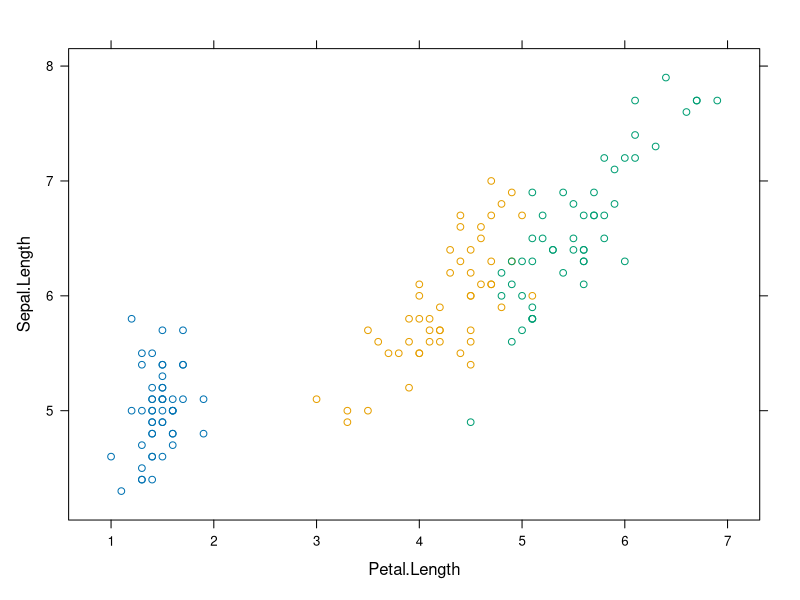
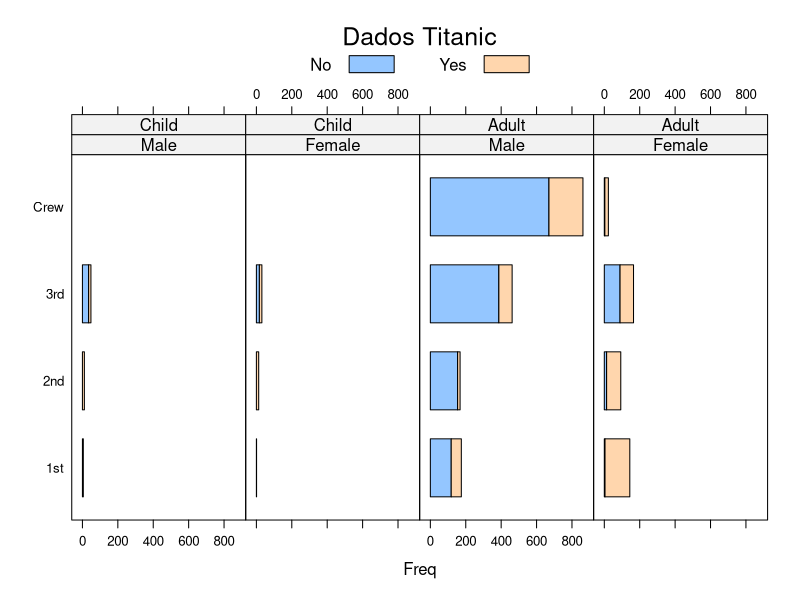
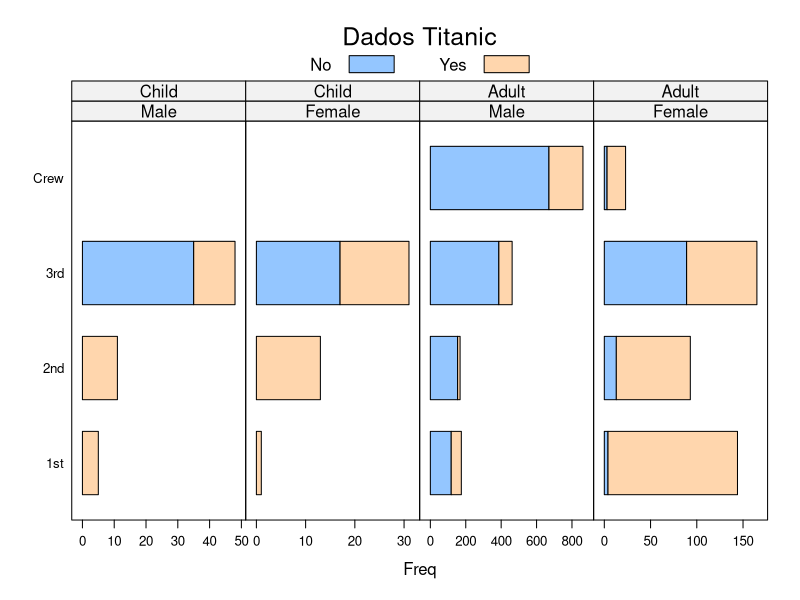
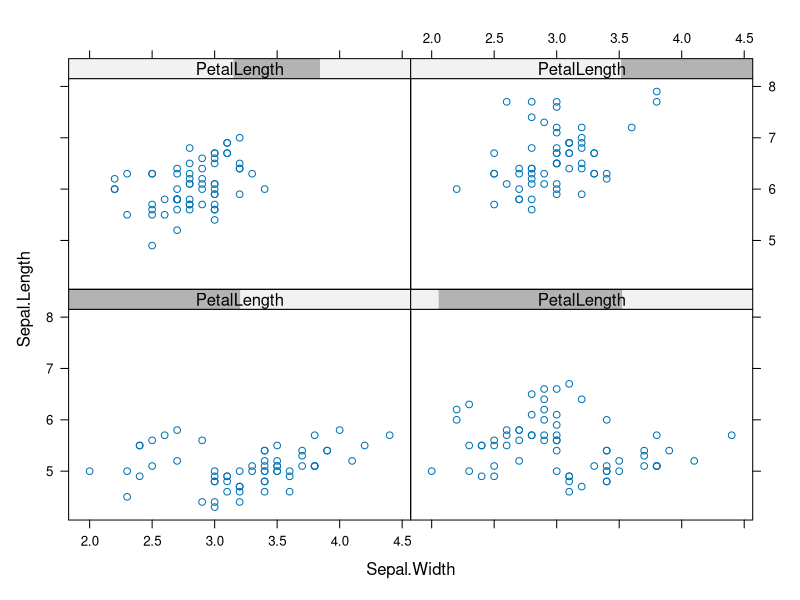
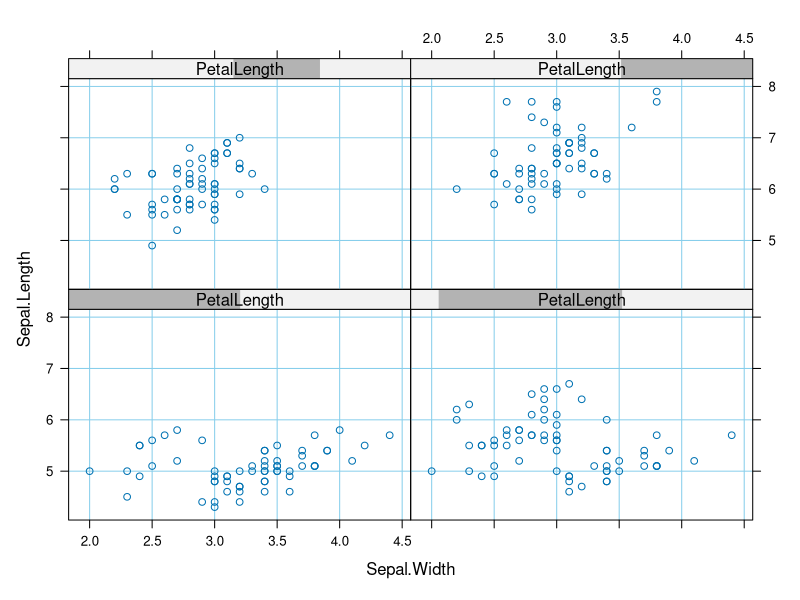
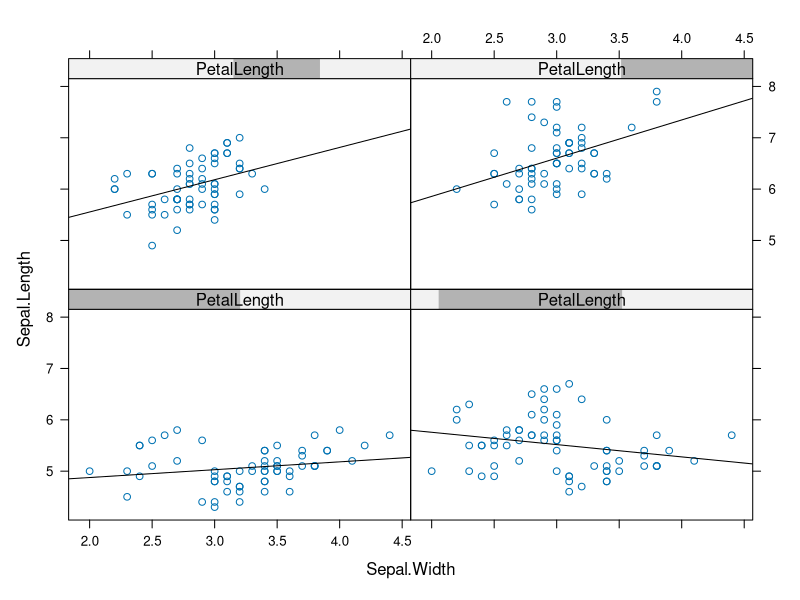
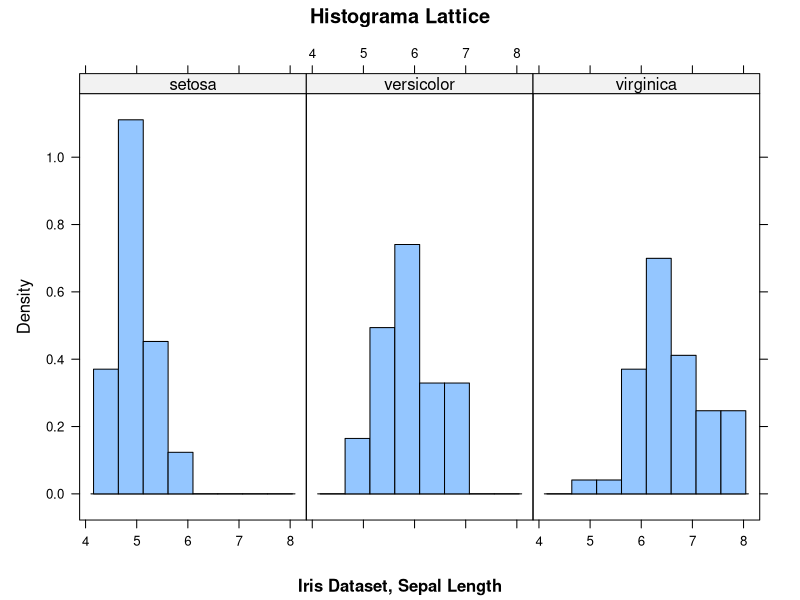
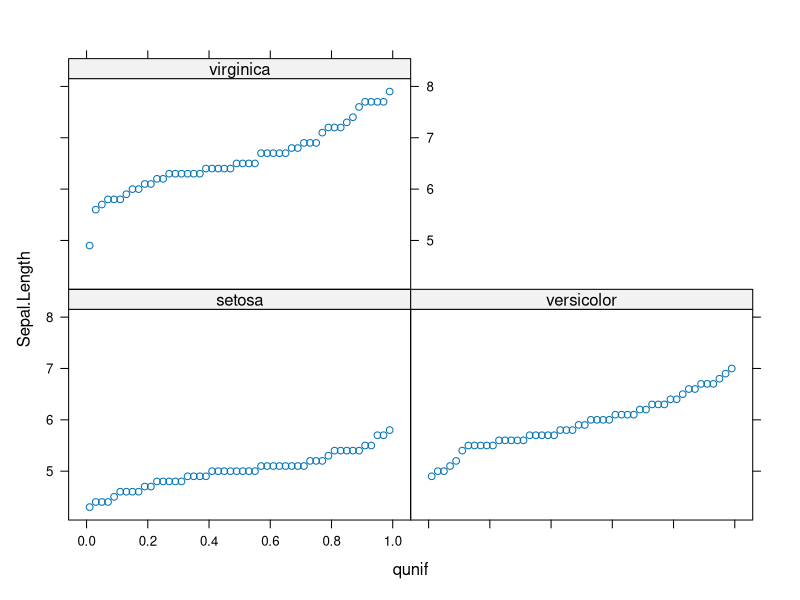

Reproduce these figures in R, in order.
## ---- chunk 1
# Instalar e carregar o pacote
# install.packages('lattice')
library(lattice)
## ---- chunk 2
# ScatterPlot com Lattice (dataset iris)
# fç xyplot
xyplot(data = iris, groups = Species, Sepal.Length ~ Petal.Length)
## ---- chunk 3
# BarPlots com dataset Titanic (dataset da ling R)

# fç usada é o barchart
barchart(Class ~ Freq | Sex + Age, data = as.data.frame(Titanic),
         groups = Survived, stack = T, layout = c(4, 1),
         auto.key = list(title = "Dados Titanic", columns = 2))

barchart(Class ~ Freq | Sex + Age, data = as.data.frame(Titanic),
         groups = Survived, stack = T, layout = c(4, 1),
         auto.key = list(title = "Dados Titanic", columns = 2),
         scales = list(x = "free"))
## ---- chunk 4
# Contagem de elementos
# Dataset iris 
PetalLength <- equal.count(iris$Petal.Length, 4)
PetalLength
## ---- chunk 5
# ScatterPlots 
xyplot(Sepal.Length~Sepal.Width | PetalLength, data = iris)
# relação de duas variaveis com outra (uma) variável
## ---- chunk 6
xyplot(Sepal.Length~Sepal.Width | PetalLength, data = iris,
       panel = function(...) {
         panel.grid(h = -1, v = -1, col.line = "skyblue")
         panel.xyplot(...)})

## ---- chunk 7
# add lm
xyplot(Sepal.Length~Sepal.Width | PetalLength, data = iris,
       panel = function(x,y,...) {
         panel.xyplot(x,y,...)
         mylm <- lm(y~x)
         panel.abline(mylm)})
# lm modelo de regressão(preditivo)
## ---- chunk 8
# Histograma das 3 distrib.
histogram(~Sepal.Length | Species, xlab = "",
          data = iris, layout=c(3,1), type = "density",
          main = "Histograma Lattice", sub = "Iris Dataset, Sepal Length")
## ---- chunk 9
# Distribuição dos dados
qqmath(~ Sepal.Length | Species, data = iris, distribution = qunif)
## ---- chunk 10
# Boxplot
bwplot(Species~Sepal.Length, data = iris)
## ---- chunk 11
# ViolinPlot
bwplot(Species~Sepal.Length, data = iris,
       panel = panel.violin)
